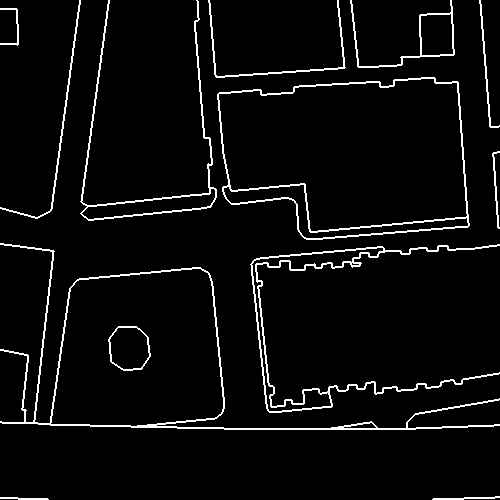
#> input picture doc/296_5000_6500_5500_7000_gt.png, 500 x 500 px
$ jupyter execute --allow-errors README.ipynb
#> lines starting #> are read from the running program, lines starting #| are printed output that depends on the picture; after the words box and inside, x2 and y2 are one past the last pixel; in counts of white or black regions, pixels touching at a corner belong together
# MapSeg Eval Tools

## Installation from Pip

```sh
pip install coco-pano-ext-demo
```

## COCO Metrics in a bipartite graph framework

Even if the primary purpose of the COCO is to score segmentations, we use a graph framework, and so we aim at scoring a bipartite graph P ↔ Q with degree 1 (1 node in P is paired with at most 1 node in Q).
The edge are weighted by a shape matching metric: the IoU. The figure below shows two segmentations and the corresponding bipartite graph to assess.


[cell 1]
from coco_pano_ext_demo import COCO

P = [0.7, 0.6, 0.93, 0.8]
Q = [0, 0.6, 0.8, 0.7, 0.93]
#> (the rest of this cell did not finish here and is left out)

## Plotting Precision/Recall and F-Score Curves

We first need to output the precision/recall table of the system as the IoU tolerance threshold increases. This is mostly the same code as previously but with the extra parameter `output_scores=True`.

[cell 2]
from coco_pano_ext_demo import COCO_plot

#> (the rest of this cell did not finish here and is left out)

#> (a cell that did not finish here is left out)

## COCO metrics from segmentation images and labelmaps

While the evaluation framework is graph-based, the function enables assessing directly the quality of segmentations from images. You can provide either:

* 2D labelmaps: images with labels where each component is labeled by integers (the background component should have label 0 to be ignored afterward with the parameter `ignore_zero=True`).
* 2D binary images: images with values 0 and 1, where the 4-connected regions are in white and separated by 8-connected black boundaries.


[cell 4]
import numpy as np
import matplotlib.pyplot as plt
from skimage.io import imread

T = imread("doc/296_5000_6500_5500_7000_gt.png", as_gray=True)
#> T: shape (500, 500) bool; 4.6% white in thin lines or dots
P = imread("doc/296_5000_6500_5500_7000_pred.png", as_gray=True)
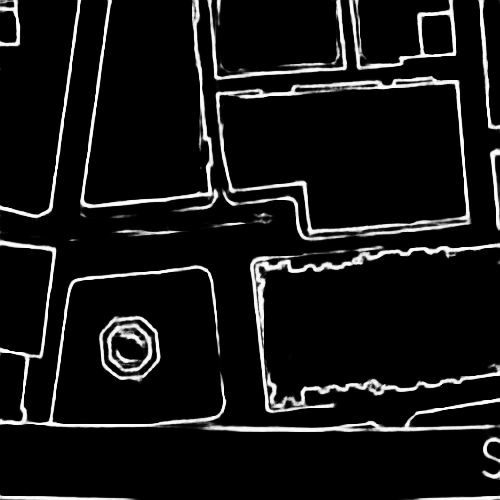
#> input picture doc/296_5000_6500_5500_7000_pred.png, 500 x 500 px
#> P is the input picture: shape (500, 500) float64; min 0, max 0.996, mean 0.0809


## threshold
T = np.asarray(T < 0.5)
#> T: shape (500, 500) bool; 95.4% white; black in thin lines or dots
P = np.asarray(P < 0.5)
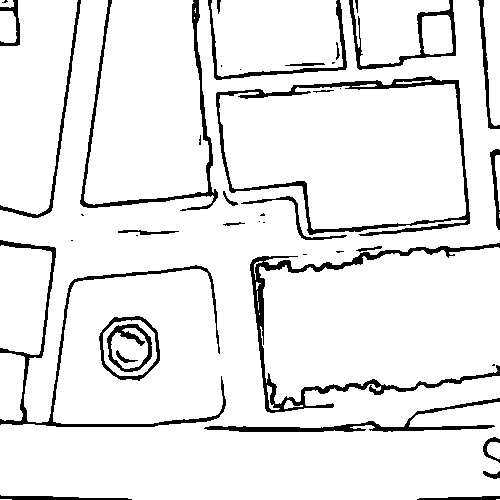
#> P: shape (500, 500) bool; 91.8% white; 43 black regions (15 under 20 px), largest, box (x1, y1, x2, y2) and area: (250, 243, 500, 413) 3633, (216, 76, 470, 236) 3288, (0, 240, 226, 427) 2774
#> (the rest of this cell did not finish here and is left out)

It is also possible to be more restrictive about the "matching rate". IoU=50% might be not restrictive enough, and you may not want to consider these pairings. The parameter ``pairing_threshold`` allows filtering out edges that do not meet the required matching quality.

#> (a cell that did not finish here is left out)

## Precision/Recall Maps

Precision/recall maps provide a visual insight about the performances of a system. Every non-green region in one of the map means that the region does not match correctly between the groundtruth and the prediction.

In particular, they highlight:

* the regions that have been missed (Miss) that appear in red in the *Recall map*
* the regions that have been over-segmented (False Alarm) that appear in red in the *Precision Map*

An extra parameter, the *acceptance threshold*, allows to center the colormap to a given acceptance score.

[cell 6]
from skimage.io import imread
import coco_pano_ext_demo as coco
import matplotlib.cm

GT = imread("doc/296_5000_6500_5500_7000_gt.png", as_gray=True)
Pred = imread("doc/296_5000_6500_5500_7000_pred.png", as_gray=True)
GT = GT < 0.5
Pred = Pred < 0.5

def show_precision_recall(t):
    precision, recall = coco.precision_recall_maps(GT, Pred, lower_bound=t)

    f, [ax1, ax2] = plt.subplots(1, 2, figsize=(10,4))
    ax1.imshow(precision)
    ax1.set_title("Precision")
    ax2.imshow(recall)
    ax2.set_title("Recall")
    f.colorbar(matplotlib.cm.ScalarMappable(cmap=coco._cmap), ax=[ax1, ax2])

show_precision_recall(t = 0.5)
#> (the call stopped at in show_precision_recall, `precision, recall = coco.precision_recall_maps(GT, Pred, lower_bound=t)`: coco_pano_ext_demo is not available in this run)

[cell 7]
show_precision_recall(t = 0.8)
#> (the call stopped at in show_precision_recall, `precision, recall = coco.precision_recall_maps(GT, Pred, lower_bound=t)`: coco_pano_ext_demo is not available in this run)
